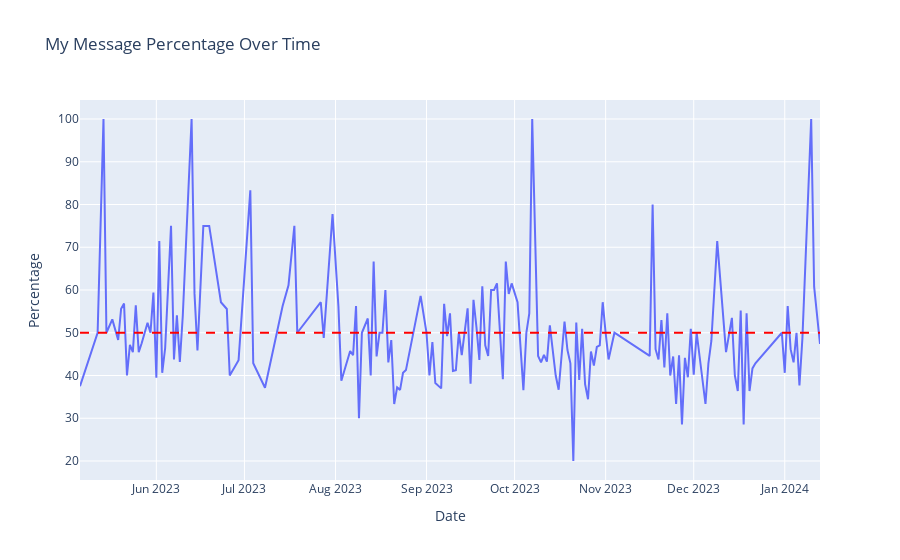

The notebook cell saved with this chart:
### Code cell
Message_count()

### Figure 1 — Plotly figure (JSON) as saved in the notebook; plotly's stock layout.template omitted (floating-point values rounded to 4 significant figures; data arrays with more than 128 entries replaced by an {"elided": "..."} marker saying what was removed)
{"data": [{"hovertemplate": "Date=%{x}<br>Percentage=%{y}<extra></extra>", "legendgroup": "", "line": {"color": "#636efa", "dash": "solid"}, "marker": {"symbol": "circle"}, "mode": "lines", "name": "", "orientation": "v", "showlegend": false, "type": "scatter", "x": {"elided": "170 str values"}, "xaxis": "x", "y": {"elided": "170 float values"}, "yaxis": "y"}], "layout": {"autosize": true, "legend": {"tracegroupgap": 0}, "shapes": [{"line": {"color": "red", "dash": "dash"}, "type": "line", "x0": 0, "x1": 1, "xref": "x domain", "y0": 50, "y1": 50, "yref": "y"}], "title": {"text": "My Message Percentage Over Time"}, "xaxis": {"anchor": "y", "autorange": true, "domain": [0, 1], "range": ["2023-05-06", "2024-01-13"], "title": {"text": "Date"}, "type": "date"}, "yaxis": {"anchor": "x", "autorange": true, "domain": [0, 1], "range": [15.56, 104.4], "title": {"text": "Percentage"}, "type": "linear"}}}
